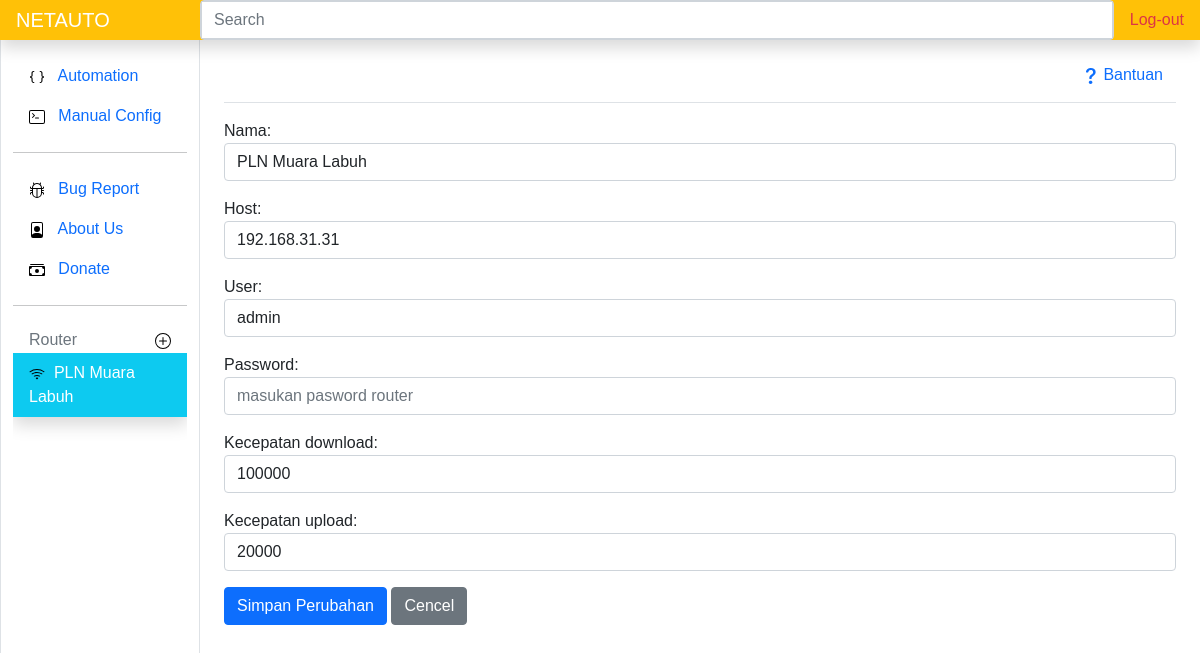
/updaterouter/2 (signed in), run on an earlier commit of the app's database.
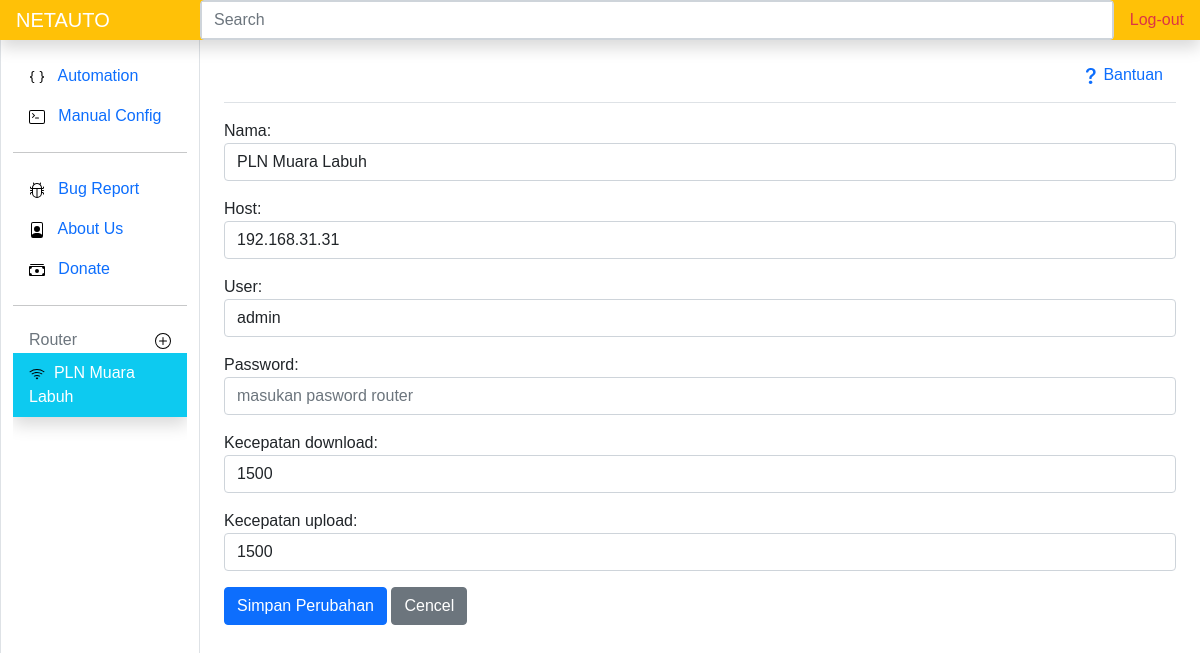
And on a later commit of the database.
### routerapp/models.py (models this page shows, shortened)
class Routerm(models.Model):
    nama = models.CharField(max_length=50)
    host = models.CharField(max_length=50)
    user = models.CharField(max_length=30)
    password = models.CharField(max_length=50, blank=True)
    kecepatan_download = models.IntegerField(blank=True)
    kecepatan_upload = models.IntegerField(blank=True)
    pub_date = models.DateField(auto_now=True)

### routerapp/views.py (the view)
# urls.py: path('updaterouter/<int:idr>',views.updaterouter,name='uprouter'),
@login_required(login_url=settings.LOGIN_URL)
def updaterouter(request, idr):
    router = Routerm.objects.get(id=idr)
    if request.method == 'POST':
        form = RoutermForm(request.POST, instance=router)
        if form.is_valid():
            form.save()
            messages.success(request,"berhasil mengubah router")
            return redirect('router', idr)
    else:
        form = RoutermForm(instance=router)
        routerside = Routerm.objects.all()
        context = {
            'idk' : idr,
            'form' : form,
            'routerside': routerside
        }
        return render(request, 'uprouter.html', context)

### routerapp/forms.py
class RoutermForm(ModelForm):
    class Meta:
        model = Routerm
        fields = '__all__'
        widgets = {
            'nama': forms.TextInput({'class': 'form-control', 'placeholder': 'masukan nama untuk router'}),
            'host': forms.TextInput({'class': 'form-control', 'placeholder': 'alamat host router | contoh: 192.168.1.1'}),
            'user': forms.TextInput({'class': 'form-control', 'placeholder': 'masukan username router'}),
            'password': forms.TextInput({'class': 'form-control', 'placeholder': 'masukan pasword router'}),
            'kecepatan_download': forms.TextInput({'class': 'form-control', 'placeholder': 'dalam kilobyte'}),
            'kecepatan_upload': forms.TextInput({'class': 'form-control', 'placeholder': 'dalam kilobyte'}),
        }

### routerapp/templates/uprouter.html (shortened to what this page needs)
{% extends 'base.html' %}
{% load static %}
{% block content %}
    <form action="" method="post">
        {{form.as_p}}
        <input class="btn btn-primary" type="submit" value="Simpan Perubahan">
        <a href="{% url 'router' idk %}" class="btn btn-secondary" >Cencel</a>
    </form>
{% endblock content %}
{% block routerside %}
{% include 'routerside.html' %}
{% endblock routerside %}

### templates/routerside.html (shortened to what this page needs)
<div class="pb-lg-5 overflow-auto">
    {% load static %}
    {% for routerside in routerside %}
    <li class="nav-item">
        <a class="nav-link {% if routerside.id == idk %}shadow text-white bg-info{% endif %}" href="{% url 'router' routerside.id %}">
            <img src="{% static 'icons/wifi.svg' %}" alt="">&nbsp;
            {{routerside.nama}}
        </a>
    </li>
    {% endfor %}
</div>

What changed in the data, as far as the page shows it:
changed Routerm "PLN Muara Labuh": kecepatan_download "100000" → "1500"; kecepatan_upload "20000" → "1500"
